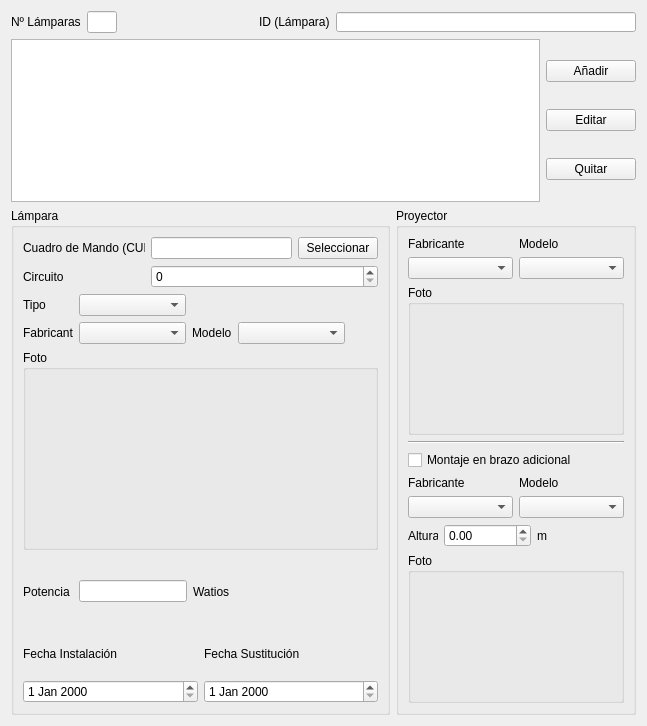
          <widget class="QWidget" name="page_2">
           <property name="geometry">
            <rect>
             <x>0</x>
             <y>0</y>
             <width>647</width>
             <height>726</height>
            </rect>
           </property>
           <attribute name="label">
            <string>Lámparas</string>
           </attribute>
           <layout class="QVBoxLayout" name="verticalLayout_63">
            <item>
             <layout class="QHBoxLayout" name="horizontalLayout_61">
              <item>
               <widget class="QLabel" name="label_73">
                <property name="text">
                 <string>Nº Lámparas</string>
                </property>
               </widget>
              </item>
              <item>
               <widget class="QLineEdit" name="lineEdit_20">
                <property name="minimumSize">
                 <size>
                  <width>30</width>
                  <height>0</height>
                 </size>
                </property>
                <property name="maximumSize">
                 <size>
                  <width>30</width>
                  <height>16777215</height>
                 </size>
                </property>
               </widget>
              </item>
              <item>
               <spacer name="horizontalSpacer_22">
                <property name="orientation">
                 <enum>Qt::Horizontal</enum>
                </property>
                <property name="sizeHint" stdset="0">
                 <size>
                  <width>40</width>
                  <height>20</height>
                 </size>
                </property>
               </spacer>
              </item>
              <item>
               <layout class="QHBoxLayout" name="horizontalLayout_62">
                <item>
                 <widget class="QLabel" name="label_74">
                  <property name="minimumSize">
                   <size>
                    <width>0</width>
                    <height>20</height>
                   </size>
                  </property>
                  <property name="maximumSize">
                   <size>
                    <width>16777215</width>
                    <height>20</height>
                   </size>
                  </property>
                  <property name="text">
                   <string>ID (Lámpara)</string>
                  </property>
                 </widget>
                </item>
                <item>
                 <widget class="QLineEdit" name="lineEdit_21">
                  <property name="minimumSize">
                   <size>
                    <width>300</width>
                    <height>20</height>
                   </size>
                  </property>
                  <property name="maximumSize">
                   <size>
                    <width>300</width>
                    <height>20</height>
                   </size>
                  </property>
                 </widget>
                </item>
               </layout>
              </item>
             </layout>
            </item>
            <item>
             <layout class="QHBoxLayout" name="horizontalLayout_60">
              <item>
               <widget class="QTableView" name="tableView_4"/>
              </item>
              <item>
               <layout class="QVBoxLayout" name="verticalLayout_62">
                <item>
                 <widget class="QPushButton" name="pushButton_17">
                  <property name="minimumSize">
                   <size>
                    <width>90</width>
                    <height>0</height>
                   </size>
                  </property>
                  <property name="maximumSize">
                   <size>
                    <width>90</width>
                    <height>16777215</height>
                   </size>
                  </property>
                  <property name="text">
                   <string>Añadir</string>
                  </property>
                 </widget>
                </item>
                <item>
                 <widget class="QPushButton" name="pushButton_18">
                  <property name="text">
                   <string>Editar</string>
                  </property>
                 </widget>
                </item>
                <item>
                 <widget class="QPushButton" name="pushButton_19">
                  <property name="minimumSize">
                   <size>
                    <width>90</width>
                    <height>0</height>
                   </size>
                  </property>
                  <property name="maximumSize">
                   <size>
                    <width>90</width>
                    <height>16777215</height>
                   </size>
                  </property>
                  <property name="text">
                   <string>Quitar</string>
                  </property>
                 </widget>
                </item>
               </layout>
              </item>
             </layout>
            </item>
            <item>
             <layout class="QHBoxLayout" name="horizontalLayout_48">
              <item>
               <widget class="QGroupBox" name="groupBox_16">
                <property name="title">
                 <string>Lámpara</string>
                </property>
                <layout class="QVBoxLayout" name="verticalLayout_46">
                 <item>
                  <layout class="QHBoxLayout" name="horizontalLayout_49">
                   <item>
                    <widget class="QLabel" name="label_58">
                     <property name="minimumSize">
                      <size>
                       <width>122</width>
                       <height>0</height>
                      </size>
                     </property>
                     <property name="maximumSize">
                      <size>
                       <width>122</width>
                       <height>16777215</height>
                      </size>
                     </property>
                     <property name="text">
                      <string>Cuadro de Mando (CUPS)</string>
                     </property>
                    </widget>
                   </item>
                   <item>
                    <widget class="QLineEdit" name="lineEdit_18"/>
                   </item>
                   <item>
                    <widget class="QPushButton" name="pushButton_13">
                     <property name="text">
                      <string>Seleccionar</string>
                     </property>
                    </widget>
                   </item>
                  </layout>
                 </item>
                 <item>
                  <layout class="QHBoxLayout" name="horizontalLayout_50">
                   <item>
                    <widget class="QLabel" name="label_59">
                     <property name="minimumSize">
                      <size>
                       <width>122</width>
                       <height>0</height>
                      </size>
                     </property>
                     <property name="maximumSize">
                      <size>
                       <width>122</width>
                       <height>16777215</height>
                      </size>
                     </property>
                     <property name="text">
                      <string>Circuito</string>
                     </property>
                    </widget>
                   </item>
                   <item>
                    <widget class="QSpinBox" name="spinBox_6"/>
                   </item>
                  </layout>
                 </item>
                 <item>
                  <layout class="QHBoxLayout" name="horizontalLayout_51">
                   <item>
                    <widget class="QLabel" name="label_60">
                     <property name="minimumSize">
                      <size>
                       <width>50</width>
                       <height>0</height>
                      </size>
                     </property>
                     <property name="maximumSize">
                      <size>
                       <width>50</width>
                       <height>16777215</height>
                      </size>
                     </property>
                     <property name="text">
                      <string>Tipo</string>
                     </property>
                    </widget>
                   </item>
                   <item>
                    <widget class="QComboBox" name="comboBox_23">
                     <property name="minimumSize">
                      <size>
                       <width>107</width>
                       <height>0</height>
                      </size>
                     </property>
                     <property name="maximumSize">
                      <size>
                       <width>107</width>
                       <height>16777215</height>
                      </size>
                     </property>
                    </widget>
                   </item>
                   <item>
                    <spacer name="horizontalSpacer_19">
                     <property name="orientation">
                      <enum>Qt::Horizontal</enum>
                     </property>
                     <property name="sizeHint" stdset="0">
                      <size>
                       <width>40</width>
                       <height>20</height>
                      </size>
                     </property>
                    </spacer>
                   </item>
                  </layout>
                 </item>
                 <item>
                  <layout class="QHBoxLayout" name="horizontalLayout_52">
                   <item>
                    <widget class="QLabel" name="label_61">
                     <property name="minimumSize">
                      <size>
                       <width>50</width>
                       <height>0</height>
                      </size>
                     </property>
                     <property name="maximumSize">
                      <size>
                       <width>50</width>
                       <height>16777215</height>
                      </size>
                     </property>
                     <property name="text">
                      <string>Fabricante</string>
                     </property>
                    </widget>
                   </item>
                   <item>
                    <widget class="QComboBox" name="comboBox_24">
                     <property name="minimumSize">
                      <size>
                       <width>107</width>
                       <height>0</height>
                      </size>
                     </property>
                     <property name="maximumSize">
                      <size>
                       <width>107</width>
                       <height>16777215</height>
                      </size>
                     </property>
                    </widget>
                   </item>
                   <item>
                    <widget class="QLabel" name="label_62">
                     <property name="minimumSize">
                      <size>
                       <width>40</width>
                       <height>0</height>
                      </size>
                     </property>
                     <property name="maximumSize">
                      <size>
                       <width>40</width>
                       <height>16777215</height>
                      </size>
                     </property>
                     <property name="text">
                      <string>Modelo</string>
                     </property>
                    </widget>
                   </item>
                   <item>
                    <widget class="QComboBox" name="comboBox_25">
                     <property name="minimumSize">
                      <size>
                       <width>107</width>
                       <height>0</height>
                      </size>
                     </property>
                     <property name="maximumSize">
                      <size>
                       <width>107</width>
                       <height>16777215</height>
                      </size>
                     </property>
                    </widget>
                   </item>
                   <item>
                    <spacer name="horizontalSpacer_20">
                     <property name="orientation">
                      <enum>Qt::Horizontal</enum>
                     </property>
                     <property name="sizeHint" stdset="0">
                      <size>
                       <width>40</width>
                       <height>20</height>
                      </size>
                     </property>
                    </spacer>
                   </item>
                  </layout>
                 </item>
                 <item>
                  <layout class="QVBoxLayout" name="verticalLayout_47">
                   <item>
                    <widget class="QGroupBox" name="groupBox_17">
                     <property name="minimumSize">
                      <size>
                       <width>0</width>
                       <height>200</height>
                      </size>
                     </property>
                     <property name="title">
                      <string>Foto</string>
                     </property>
                     <layout class="QVBoxLayout" name="verticalLayout_48"/>
                    </widget>
                   </item>
                  </layout>
                 </item>
                 <item>
                  <layout class="QHBoxLayout" name="horizontalLayout_53">
                   <item>
                    <layout class="QHBoxLayout" name="horizontalLayout_54">
                     <item>
                      <widget class="QLabel" name="label_63">
                       <property name="minimumSize">
                        <size>
                         <width>50</width>
                         <height>0</height>
                        </size>
                       </property>
                       <property name="maximumSize">
                        <size>
                         <width>50</width>
                         <height>16777215</height>
                        </size>
                       </property>
                       <property name="text">
                        <string>Potencia</string>
                       </property>
                      </widget>
                     </item>
                     <item>
                      <widget class="QLineEdit" name="lineEdit_19"/>
                     </item>
                     <item>
                      <widget class="QLabel" name="label_64">
                       <property name="text">
                        <string>Watios</string>
                       </property>
                      </widget>
                     </item>
                    </layout>
                   </item>
                   <item>
                    <spacer name="horizontalSpacer_21">
                     <property name="orientation">
                      <enum>Qt::Horizontal</enum>
                     </property>
                     <property name="sizeHint" stdset="0">
                      <size>
                       <width>40</width>
                       <height>20</height>
                      </size>
                     </property>
                    </spacer>
                   </item>
                  </layout>
                 </item>
                 <item>
                  <layout class="QHBoxLayout" name="horizontalLayout_55">
                   <item>
                    <layout class="QVBoxLayout" name="verticalLayout_49">
                     <item>
                      <widget class="QLabel" name="label_65">
                       <property name="text">
                        <string>Fecha Instalación</string>
                       </property>
                      </widget>
                     </item>
                     <item>
                      <widget class="QDateEdit" name="dateEdit_6"/>
                     </item>
                    </layout>
                   </item>
                   <item>
                    <layout class="QVBoxLayout" name="verticalLayout_50">
                     <item>
                      <widget class="QLabel" name="label_66">
                       <property name="text">
                        <string>Fecha Sustitución</string>
                       </property>
                      </widget>
                     </item>
                     <item>
                      <widget class="QDateEdit" name="dateEdit_7"/>
                     </item>
                    </layout>
                   </item>
                  </layout>
                 </item>
                </layout>
               </widget>
              </item>
              <item>
               <widget class="QGroupBox" name="groupBox_18">
                <property name="title">
                 <string>Proyector</string>
                </property>
                <layout class="QVBoxLayout" name="verticalLayout_51">
                 <item>
                  <layout class="QVBoxLayout" name="verticalLayout_52">
                   <item>
                    <layout class="QHBoxLayout" name="horizontalLayout_56">
                     <item>
                      <layout class="QVBoxLayout" name="verticalLayout_53">
                       <item>
                        <widget class="QLabel" name="label_67">
                         <property name="text">
                          <string>Fabricante</string>
                         </property>
                        </widget>
                       </item>
                       <item>
                        <widget class="QComboBox" name="comboBox_26">
                         <property name="minimumSize">
                          <size>
                           <width>105</width>
                           <height>0</height>
                          </size>
                         </property>
                         <property name="maximumSize">
                          <size>
                           <width>105</width>
                           <height>16777215</height>
                          </size>
                         </property>
                        </widget>
                       </item>
                      </layout>
                     </item>
                     <item>
                      <layout class="QVBoxLayout" name="verticalLayout_54">
                       <item>
                        <widget class="QLabel" name="label_68">
                         <property name="text">
                          <string>Modelo</string>
                         </property>
                        </widget>
                       </item>
                       <item>
                        <widget class="QComboBox" name="comboBox_27">
                         <property name="minimumSize">
                          <size>
                           <width>105</width>
                           <height>0</height>
                          </size>
                         </property>
                         <property name="maximumSize">
                          <size>
                           <width>105</width>
                           <height>16777215</height>
                          </size>
                         </property>
                        </widget>
                       </item>
                      </layout>
                     </item>
                    </layout>
                   </item>
                   <item>
                    <layout class="QVBoxLayout" name="verticalLayout_55">
                     <item>
                      <widget class="QGroupBox" name="groupBox_19">
                       <property name="minimumSize">
                        <size>
                         <width>0</width>
                         <height>150</height>
                        </size>
                       </property>
                       <property name="maximumSize">
                        <size>
                         <width>16777215</width>
                         <height>150</height>
                        </size>
                       </property>
                       <property name="title">
                        <string>Foto</string>
                       </property>
                       <layout class="QVBoxLayout" name="verticalLayout_56"/>
                      </widget>
                     </item>
                    </layout>
                   </item>
                  </layout>
                 </item>
                 <item>
                  <widget class="Line" name="line_3">
                   <property name="orientation">
                    <enum>Qt::Horizontal</enum>
                   </property>
                  </widget>
                 </item>
                 <item>
                  <widget class="QCheckBox" name="checkBox_6">
                   <property name="text">
                    <string>Montaje en brazo adicional</string>
                   </property>
                  </widget>
                 </item>
                 <item>
                  <layout class="QVBoxLayout" name="verticalLayout_57">
                   <item>
                    <layout class="QHBoxLayout" name="horizontalLayout_57">
                     <item>
                      <layout class="QVBoxLayout" name="verticalLayout_58">
                       <item>
                        <widget class="QLabel" name="label_69">
                         <property name="text">
                          <string>Fabricante</string>
                         </property>
                        </widget>
                       </item>
                       <item>
                        <widget class="QComboBox" name="comboBox_28">
                         <property name="minimumSize">
                          <size>
                           <width>105</width>
                           <height>0</height>
                          </size>
                         </property>
                         <property name="maximumSize">
                          <size>
                           <width>105</width>
                           <height>16777215</height>
                          </size>
                         </property>
                        </widget>
                       </item>
                      </layout>
                     </item>
                     <item>
                      <layout class="QVBoxLayout" name="verticalLayout_59">
                       <item>
                        <widget class="QLabel" name="label_70">
                         <property name="text">
                          <string>Modelo</string>
                         </property>
                        </widget>
                       </item>
                       <item>
                        <widget class="QComboBox" name="comboBox_29">
                         <property name="minimumSize">
                          <size>
                           <width>105</width>
                           <height>0</height>
                          </size>
                         </property>
                         <property name="maximumSize">
                          <size>
                           <width>105</width>
                           <height>16777215</height>
                          </size>
                         </property>
                        </widget>
                       </item>
                      </layout>
                     </item>
                    </layout>
                   </item>
                   <item>
                    <layout class="QHBoxLayout" name="horizontalLayout_58">
                     <item>
                      <widget class="QLabel" name="label_71">
                       <property name="minimumSize">
                        <size>
                         <width>30</width>
                         <height>0</height>
                        </size>
                       </property>
                       <property name="maximumSize">
                        <size>
                         <width>30</width>
                         <height>16777215</height>
                        </size>
                       </property>
                       <property name="text">
                        <string>Altura</string>
                       </property>
                      </widget>
                     </item>
                     <item>
                      <widget class="QDoubleSpinBox" name="doubleSpinBox_5"/>
                     </item>
                     <item>
                      <widget class="QLabel" name="label_72">
                       <property name="text">
                        <string>m</string>
                       </property>
                      </widget>
                     </item>
                    </layout>
                   </item>
                   <item>
                    <widget class="QGroupBox" name="groupBox_20">
                     <property name="minimumSize">
                      <size>
                       <width>0</width>
                       <height>150</height>
                      </size>
                     </property>
                     <property name="maximumSize">
                      <size>
                       <width>16777215</width>
                       <height>150</height>
                      </size>
                     </property>
                     <property name="title">
                      <string>Foto</string>
                     </property>
                     <layout class="QVBoxLayout" name="verticalLayout_60"/>
                    </widget>
                   </item>
                  </layout>
                 </item>
                </layout>
               </widget>
              </item>
             </layout>
            </item>
           </layout>
          </widget>
